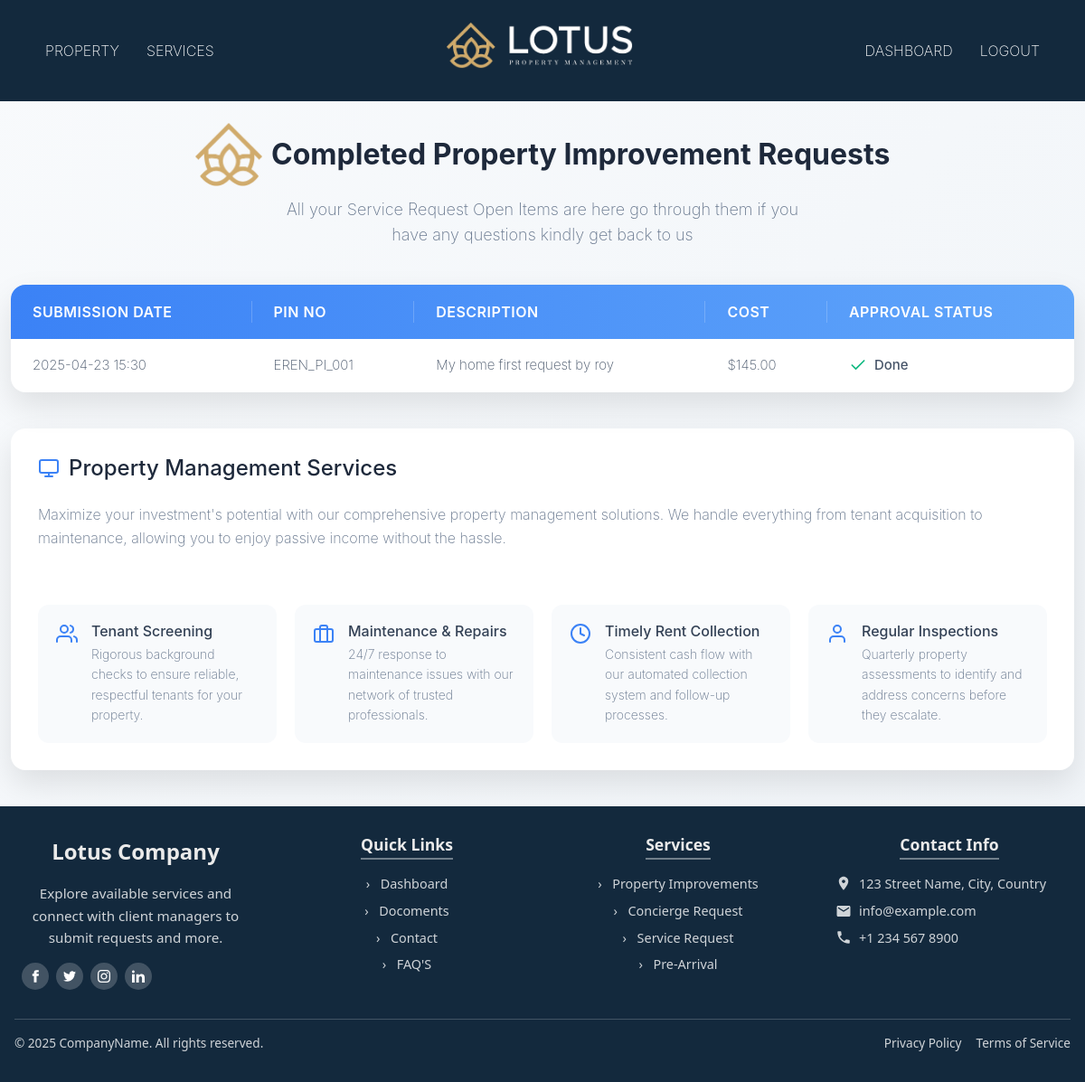
/property/property-improvements/completed/ (signed in), run on the app's committed database.
### propertydetails/models.py (models this page shows)
class PropertyImprovement(models.Model):
    STATUS_CHOICES = [
        ('pending', 'Pending'),
        ('open', 'Open'),
        ('completed', 'Completed'),
        ('denied', 'Denied'),
    ]
    CLIENT_APPROVAL_CHOICES = [
        ('pending', 'Pending'),
        ('Approved', 'Approved'),
        ('Deny', 'Deny'),
    ]
    client = models.ForeignKey(Client, on_delete=models.CASCADE, related_name="property_improvements")
    vendor = models.ForeignKey(Vendor, on_delete=models.SET_NULL, null=True, blank=True)
    pino = models.CharField(max_length=50, unique=True)
    description = models.TextField()
    cost = models.DecimalField(max_digits=10, decimal_places=2, null=True, blank=True)
    status = models.CharField(max_length=10, choices=STATUS_CHOICES, default='pending')
    client_approval = models.CharField(max_length=20, choices=CLIENT_APPROVAL_CHOICES, default='pending')
    created_at = models.DateTimeField(auto_now_add=True)
    updated_at = models.DateTimeField(auto_now=True)

### propertydetails/views.py (the view)
# urls.py: path('property-improvements/completed/', completed_property_improvements, name='completed_property_improvements'),
def completed_property_improvements(request):
    client_id = request.session.get("client_id")
    if not client_id:
        messages.error(request, "You must be logged in to view this page.")
        return redirect("mainapp:client_login")
    property_improvements = PropertyImprovement.objects.filter(client_id=client_id, status="completed")
    return render(request, "property/completed_property_improvements.html", {"property_improvements": property_improvements})

### template/property/completed_property_improvements.html (shortened to what this page needs)
{% extends "outbase.html" %}
{% load static %}
{% block content %}
    <div class="container">
        <header>
            <div class="logo">
               <img src="{% static 'img/smalllogo.png' %}" alt="">
               Completed Property Improvement Requests
            </div>
            <p class="tagline">All your Service Request Open Items are here go through them if you have any questions kindly get back to us</p>
        </header>
        <div class="table-container">
            <table class="services-table">
                <thead>
                    <tr>
                        <th>Submission Date</th>
                        <th>PIN No</th>
                        <th>Description</th>
                        <th>Cost</th>
                        <th>Approval Status</th>
                    </tr>
                </thead>
                <tbody>
                    {% for improvement in property_improvements %}
                    <tr class="{% if improvement.status == 'open' %}active{% endif %}">
                        <td>{{ improvement.created_at|date:"Y-m-d H:i" }}</td>
                        <td>{{ improvement.pino }}</td>
                        <td>{{ improvement.description }}</td>
                        <td>${{ improvement.cost|default:"N/A" }}</td>
                        <td class="availability-badge">
                            <svg xmlns="http://www.w3.org/2000/svg" width="20" height="20" viewBox="0 0 24 24" fill="none" stroke="#10b981" stroke-width="2" stroke-linecap="round" stroke-linejoin="round">
                                <polyline points="20 6 9 17 4 12"></polyline>
                            </svg>
                            Done
                        </td>
                    </tr>
                    {% empty %}
                    <tr>
                        <td colspan="5" class="text-center">No open property improvements found.</td>
                    </tr>
                    {% endfor %}
                </tbody>
            </table>
        </div>
        <div class="service-details">
            <h2>
                Property Management Services
            </h2>
            <p>Maximize your investment's potential with our comprehensive property management solutions. We handle everything from tenant acquisition to maintenance, allowing you to enjoy passive income without the hassle.</p>
            <div class="features-grid">
                <div class="feature-card">
                    <div>
                        <h3>Tenant Screening</h3>
                        <p>Rigorous background checks to ensure reliable, respectful tenants for your property.</p>
                    </div>
                </div>
                <div class="feature-card">
                    <svg xmlns="http://www.w3.org/2000/svg" width="24" height="24" viewBox="0 0 24 24" fill="none" stroke="currentColor" stroke-width="2" stroke-linecap="round" stroke-linejoin="round">
                        <rect x="2" y="7" width="20" height="14" rx="2" ry="2"></rect>
                        <path d="M16 21V5a2 2 0 0 0-2-2h-4a2 2 0 0 0-2 2v16"></path>
                    </svg>
                    <div>
                        <h3>Maintenance & Repairs</h3>
                        <p>24/7 response to maintenance issues with our network of trusted professionals.</p>
                    </div>
                </div>
                <div class="feature-card">
                    <svg xmlns="http://www.w3.org/2000/svg" width="24" height="24" viewBox="0 0 24 24" fill="none" stroke="currentColor" stroke-width="2" stroke-linecap="round" stroke-linejoin="round">
                        <circle cx="12" cy="12" r="10"></circle>
                        <polyline points="12 6 12 12 16 14"></polyline>
                    </svg>
                    <div>
                        <h3>Timely Rent Collection</h3>
                        <p>Consistent cash flow with our automated collection system and follow-up processes.</p>
                    </div>
                </div>
                <div class="feature-card">
                    <svg xmlns="http://www.w3.org/2000/svg" width="24" height="24" viewBox="0 0 24 24" fill="none" stroke="currentColor" stroke-width="2" stroke-linecap="round" stroke-linejoin="round">
                        <path d="M20 21v-2a4 4 0 0 0-4-4H8a4 4 0 0 0-4 4v2"></path>
                        <circle cx="12" cy="7" r="4"></circle>
                    </svg>
                    <div>
                        <h3>Regular Inspections</h3>
                        <p>Quarterly property assessments to identify and address concerns before they escalate.</p>
                    </div>
                </div>
            </div>
        </div>
    </div>
{% endblock content %}

### template/property/completed_property_improvements.html (style rules this page uses)
* { box-sizing: border-box; font-family: 'Inter', 'Segoe UI', Tahoma, Geneva, Verdana, sans-serif; }
body { background: linear-gradient(135deg, #f8fafc 0%, #f0f4f8 100%); color: #334155; min-height: 100vh; }
.container { max-width: 1200px; margin: 0 auto; }
header { margin-top: 2%; text-align: center; margin-bottom: 40px; padding: 0 20px; }
.logo { font-size: 32px; font-weight: 700; color: #1e293b; margin-bottom: 12px; display: flex; align-items: center; justify-content: center; transition: all 0.3s ease; }
.tagline { font-size: 18px; color: #64748b; max-width: 600px; margin: 0 auto; line-height: 1.6; }
.table-container { background: white; border-radius: 16px; box-shadow: 0 15px 35px rgba(0, 0, 0, 0.1); overflow: hidden; margin-bottom: 40px; position: relative; transition: all 0.3s ease; overflow-x: auto; }
.services-table { width: 100%; border-collapse: collapse; text-align: left; min-width: 650px; }
.services-table thead { background: linear-gradient(90deg, #3b82f6, #60a5fa); color: white; }
.services-table th { padding: 18px 24px; font-weight: 600; font-size: 16px; position: relative; text-transform: uppercase; letter-spacing: 0.5px; }
.services-table th:not(:last-child)::after { content: ''; position: absolute; right: 0; top: 18px; bottom: 18px; width: 1px; background: rgba(255, 255, 255, 0.2); }
.services-table tbody tr { border-bottom: 1px solid #e2e8f0; cursor: pointer; transition: all 0.2s ease; }
.services-table tbody tr:last-child { border-bottom: none; }
.services-table td { padding: 18px 24px; font-size: 15px; color: #475569; }
.availability-badge { display: flex; align-items: center; font-weight: 500; }
.availability-badge svg { margin-right: 8px; }
.service-details { background: white; border-radius: 16px; box-shadow: 0 15px 35px rgba(0, 0, 0, 0.1); padding: 30px; margin-bottom: 40px; transition: all 0.3s ease; display: flex; flex-direction: column; gap: 20px; }
.service-details h2 { color: #1e293b; font-size: 24px; margin-bottom: 5px; display: flex; align-items: center; gap: 10px; }
.service-details h2 svg { color: #3b82f6; }
.service-details p { color: #64748b; line-height: 1.6; margin-bottom: 20px; }
.features-grid { display: grid; grid-template-columns: repeat(auto-fill, minmax(250px, 1fr)); gap: 20px; margin-top: 20px; }
.feature-card { background: #f8fafc; border-radius: 12px; padding: 20px; display: flex; align-items: flex-start; gap: 15px; transition: all 0.2s ease; }
.feature-card svg { color: #3b82f6; flex-shrink: 0; }
.feature-card h3 { font-size: 16px; color: #334155; margin-bottom: 5px; }
.feature-card p { font-size: 14px; color: #64748b; margin: 0; }

### data on the page
PropertyImprovement: created_at "2025-04-23 15:30", pino "EREN_PI_001", description "My home first request by roy", cost "145.00"
